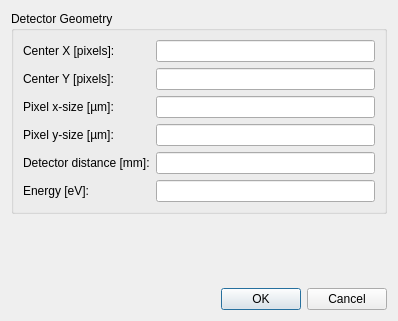
<?xml version="1.0" encoding="UTF-8"?>
<ui version="4.0">
 <class>GeometryDialog</class>
 <widget class="QDialog" name="GeometryDialog">
  <property name="geometry">
   <rect>
    <x>0</x>
    <y>0</y>
    <width>398</width>
    <height>321</height>
   </rect>
  </property>
  <property name="windowTitle">
   <string>Geometry</string>
  </property>
  <layout class="QGridLayout" name="gridLayout_3">
   <item row="0" column="0">
    <layout class="QVBoxLayout" name="verticalLayout">
     <item>
      <widget class="QGroupBox" name="groupBox">
       <property name="title">
        <string>Detector Geometry</string>
       </property>
       <layout class="QGridLayout" name="gridLayout_2">
        <item row="0" column="0">
         <layout class="QGridLayout" name="gridLayout">
          <item row="0" column="0">
           <widget class="QLabel" name="centerxLabel">
            <property name="toolTip">
             <string>x-coordinate of the center of the image in pixels</string>
            </property>
            <property name="text">
             <string>Center X [pixels]:</string>
            </property>
            <property name="buddy">
             <cstring>centerxLineEdit</cstring>
            </property>
           </widget>
          </item>
          <item row="0" column="1">
           <widget class="QLineEdit" name="centerxLineEdit">
            <property name="toolTip">
             <string>x-coordinate of the center of the image in pixels</string>
            </property>
           </widget>
          </item>
          <item row="1" column="0">
           <widget class="QLabel" name="centeryLabel">
            <property name="toolTip">
             <string>y-coordinate of the center of the image in pixels</string>
            </property>
            <property name="text">
             <string>Center Y [pixels]:</string>
            </property>
            <property name="buddy">
             <cstring>centeryLineEdit</cstring>
            </property>
           </widget>
          </item>
          <item row="1" column="1">
           <widget class="QLineEdit" name="centeryLineEdit">
            <property name="toolTip">
             <string>y-coordinate of the center of the image in pixels</string>
            </property>
           </widget>
          </item>
          <item row="2" column="1">
           <widget class="QLineEdit" name="pixelsizexLineEdit"/>
          </item>
          <item row="3" column="1">
           <widget class="QLineEdit" name="pixelsizeyLineEdit"/>
          </item>
          <item row="4" column="1">
           <widget class="QLineEdit" name="detdistanceLineEdit">
            <property name="toolTip">
             <string>Detector distance in mm</string>
            </property>
           </widget>
          </item>
          <item row="5" column="1">
           <widget class="QLineEdit" name="energyLineEdit">
            <property name="toolTip">
             <string>photon energy in eV</string>
            </property>
           </widget>
          </item>
          <item row="2" column="0">
           <widget class="QLabel" name="pixelsizexLabel">
            <property name="text">
             <string>Pixel x-size [µm]:</string>
            </property>
            <property name="buddy">
             <cstring>pixelsizexLineEdit</cstring>
            </property>
           </widget>
          </item>
          <item row="3" column="0">
           <widget class="QLabel" name="pixelsizeyLabel">
            <property name="text">
             <string>Pixel y-size [µm]:</string>
            </property>
            <property name="buddy">
             <cstring>pixelsizeyLineEdit</cstring>
            </property>
           </widget>
          </item>
          <item row="4" column="0">
           <widget class="QLabel" name="detdistanceLabel">
            <property name="toolTip">
             <string>Detector distance in mm</string>
            </property>
            <property name="text">
             <string>Detector distance [mm]:</string>
            </property>
            <property name="buddy">
             <cstring>detdistanceLineEdit</cstring>
            </property>
           </widget>
          </item>
          <item row="5" column="0">
           <widget class="QLabel" name="energyLabel">
            <property name="toolTip">
             <string>photon energy in eV</string>
            </property>
            <property name="text">
             <string>Energy [eV]:</string>
            </property>
            <property name="buddy">
             <cstring>energyLineEdit</cstring>
            </property>
           </widget>
          </item>
         </layout>
        </item>
       </layout>
      </widget>
     </item>
     <item>
      <spacer name="verticalSpacer">
       <property name="orientation">
        <enum>Qt::Vertical</enum>
       </property>
       <property name="sizeHint" stdset="0">
        <size>
         <width>20</width>
         <height>40</height>
        </size>
       </property>
      </spacer>
     </item>
     <item>
      <widget class="QDialogButtonBox" name="buttonBox">
       <property name="orientation">
        <enum>Qt::Horizontal</enum>
       </property>
       <property name="standardButtons">
        <set>QDialogButtonBox::Cancel|QDialogButtonBox::Ok</set>
       </property>
      </widget>
     </item>
    </layout>
   </item>
  </layout>
 </widget>
 <resources/>
 <connections>
  <connection>
   <sender>buttonBox</sender>
   <signal>accepted()</signal>
   <receiver>GeometryDialog</receiver>
   <slot>accept()</slot>
   <hints>
    <hint type="sourcelabel">
     <x>248</x>
     <y>254</y>
    </hint>
    <hint type="destinationlabel">
     <x>157</x>
     <y>274</y>
    </hint>
   </hints>
  </connection>
  <connection>
   <sender>buttonBox</sender>
   <signal>rejected()</signal>
   <receiver>GeometryDialog</receiver>
   <slot>reject()</slot>
   <hints>
    <hint type="sourcelabel">
     <x>316</x>
     <y>260</y>
    </hint>
    <hint type="destinationlabel">
     <x>286</x>
     <y>274</y>
    </hint>
   </hints>
  </connection>
 </connections>
</ui>
